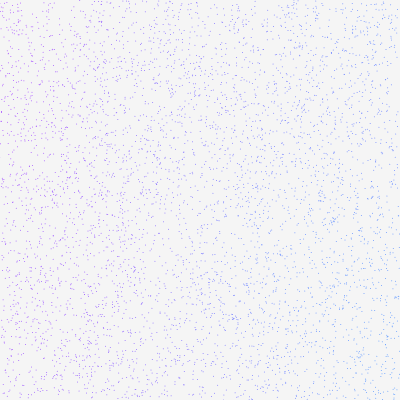
Frame 1 (no input)
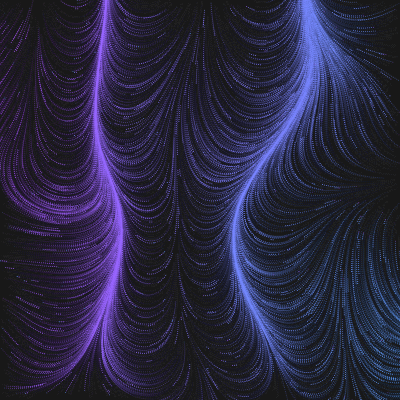
Frame 60 (no input)
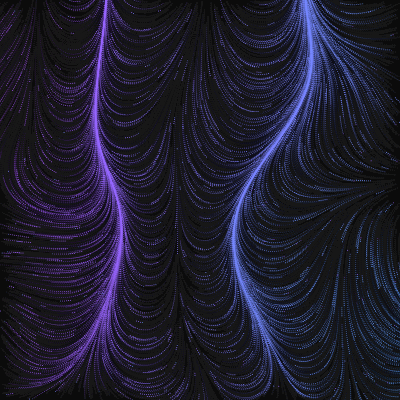
Frame 120 (the mouse pressed at the canvas centre since frame 60)

The p5.js sketch that drew these frames (run headless with seeded random() and noise() and a simulated clock; from frame 60 on, the mouse is pressed at the canvas centre):

// p5.js sketch
// ── sketch.js
particles = [];
const COUNT = 5000;

function setup() {
  createCanvas(400, 400);

  for (let i = 0; i < COUNT; i++) {
    particles.push(new Particle(random(width), random(height)));
  }
}

function draw() {
  background(0, 10);
  for (let i = 0; i < particles.length; i++) {
    particles[i].update();
    particles[i].display();
  }
}

function mouseClicked() {
  noiseSeed(random(100));
}

// ── particle.js
class Particle {
  constructor(x, y) {
    this.position = createVector(x, y);
    this.velocity = createVector(0, 0);
    this.noiseValue = 0;
    this.speed = 2;
  }

  update() {
    if (this.isOnScreen()) {
      this.noiseValue = noise(this.position.x * 0.001, this.position.y * 0.001);
      this.velocity = p5.Vector.fromAngle(this.noiseValue * TWO_PI * 8);
      this.velocity.setMag(this.speed);
      this.position.add(this.velocity);
    } else {
      this.position.x = random(width);
      this.position.y = random(height);
    }
  }

  display() {
    stroke(this.noiseValue * 255, (1 - this.noiseValue) * 255, 255);
    strokeWeight(1);
    point(this.position.x, this.position.y);
  }

  isOnScreen() {
    return (
      this.position.x > 0 &&
      this.position.x < width &&
      this.position.y > 0 &&
      this.position.y < height
    );
  }
}
